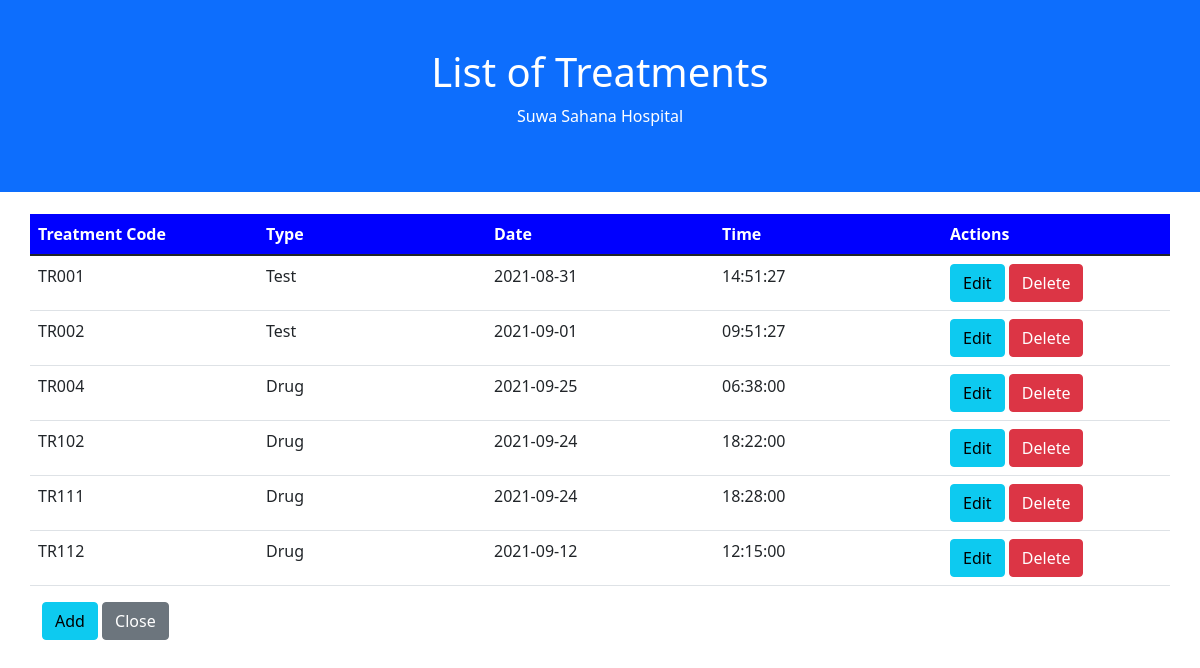
Screenshot of /pages/treatments.php with the database file from the repository.
### tables this page shows
CREATE TABLE `treatment` (
  `Treatment_Code` varchar(5) NOT NULL,
  `Type` varchar(15) NOT NULL,
  `Date` date NOT NULL,
  `Time` time NOT NULL
);

### pages/treatments.php (the view, shortened to what this page needs)
<?php
$database = createMySQLConn();
$res_select = $database->query("SELECT * FROM `treatment`");
?>
<!doctype html>
<html lang="en">
<head>
    <link href="https://cdn.jsdelivr.net/npm/bootstrap@5.1.1/dist/css/bootstrap.min.css" rel="stylesheet"
>
</head>
<body>
<div class="container-fluid p-5 bg-primary text-white text-center">
    <h1>List of Treatments</h1>
    <p>Suwa Sahana Hospital</p>
</div>
<div class="container-fluid" style="margin-top: 20px;" id="nav-bed">
    <div class="container">
        <div class="row justify-content-center">
            <table class="table table-hover">
                <col style="width: 16%;" />
                <col style="width: 16%;" />
                <col style="width: 16%;" />
                <col style="width: 16%;" />
                <col style="width: 16%;" />
                <thead style="background-color: blue; color: white">
                <tr>
                    <th scope="col">Treatment Code</th>
                    <th scope="col">Type</th>
                    <th scope="col">Date</th>
                    <th scope="col">Time</th>
                    <th scope="col">Actions</th>
                </tr>
                </thead>
                <?php
                $row_count = 0;
                while ($row = $res_select->fetch_assoc()): ?>
                    <tr id="row-<?=$row_count?>">
                        <td><?=$row['Treatment_Code']?></td>
                        <td><?=$row['Type']?></td>
                        <td><?=$row['Date']?></td>
                        <td><?=$row['Time']?></td>
                        <td>
                            <a href="#row-edit-<?=$row_count?>" class="btn btn-info data-row-toggle">Edit</a>
                            <a href="<?php echo htmlspecialchars($_SERVER["PHP_SELF"]); ?>?delete=<?=$row['Treatment_Code']?>" class="btn btn-danger">Delete</a>
                        </td>
                    </tr>
                                <a href="#row-<?=$row_count++?>" class="btn btn-danger update-row-toggle">Close</a>
                <?php endwhile; ?>
            </table>
        </div>
    </div>
    <div class="container">
        <a href="#row-add" class="btn btn-info btn-block" id="btn-add">Add</a>
        <a href="<?php echo $_SESSION['previous_page']; ?>" class="btn btn-secondary btn-block">Close</a>
    </div>
</div>
</body>
</html>

### rows the page displays
treatment: Treatment_Code "TR001", Type "Test", Date "2021-08-31", Time "14:51:27"
treatment: Treatment_Code "TR002", Type "Test", Date "2021-09-01", Time "09:51:27"
treatment: Treatment_Code "TR004", Type "Drug", Date "2021-09-25", Time "06:38:00"
treatment: Treatment_Code "TR102", Type "Drug", Date "2021-09-24", Time "18:22:00"
treatment: Treatment_Code "TR111", Type "Drug", Date "2021-09-24", Time "18:28:00"
treatment: Treatment_Code "TR112", Type "Drug", Date "2021-09-12", Time "12:15:00"
